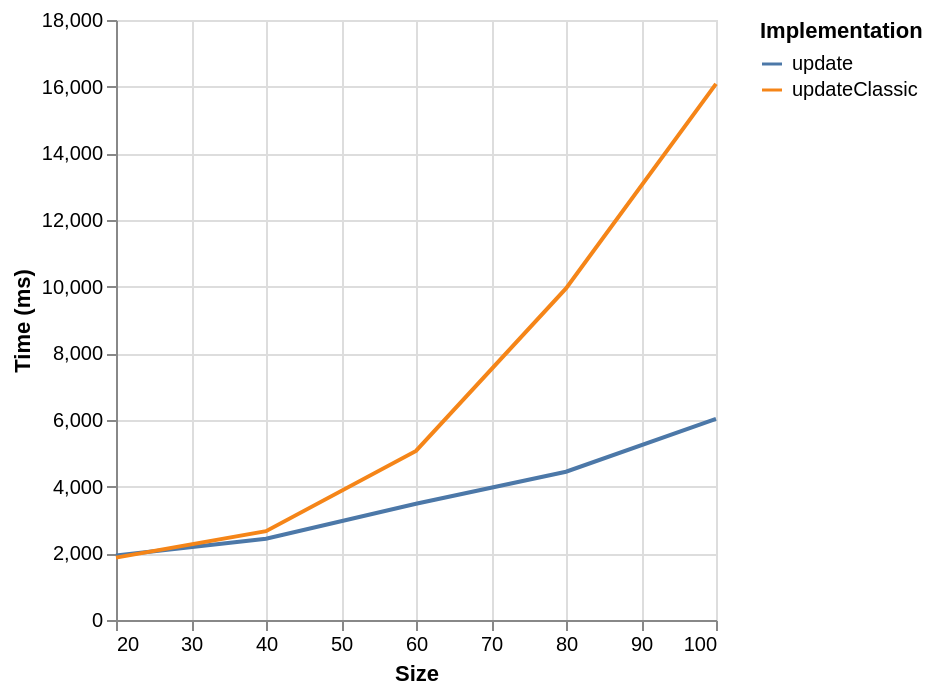

Here is the Vega-Lite specification saved for this chart:
### Vega-Lite specification from a JSON file in a GitHub repository (floating-point values rounded to 4 significant figures)
{"$schema": "https://vega.github.io/schema/vega-lite/v6.json", "data": {"values": [{"ms": 1934, "series": "update", "size": 20}, {"ms": 2436, "series": "update", "size": 40}, {"ms": 3486, "series": "update", "size": 60}, {"ms": 4449, "series": "update", "size": 80}, {"ms": 6034, "series": "update", "size": 100}, {"ms": 1871, "series": "updateClassic", "size": 20}, {"ms": 2665, "series": "updateClassic", "size": 40}, {"ms": 5073, "series": "updateClassic", "size": 60}, {"ms": 9948, "series": "updateClassic", "size": 80}, {"ms": 16082, "series": "updateClassic", "size": 100}]}, "encoding": {"color": {"field": "series", "legend": {"orient": "right", "symbolLimit": 30, "title": "Implementation"}, "type": "nominal"}, "x": {"field": "size", "title": "Size", "type": "quantitative"}, "y": {"field": "ms", "title": "Time (ms)", "type": "quantitative"}}, "mark": {"point": false, "type": "line"}}
